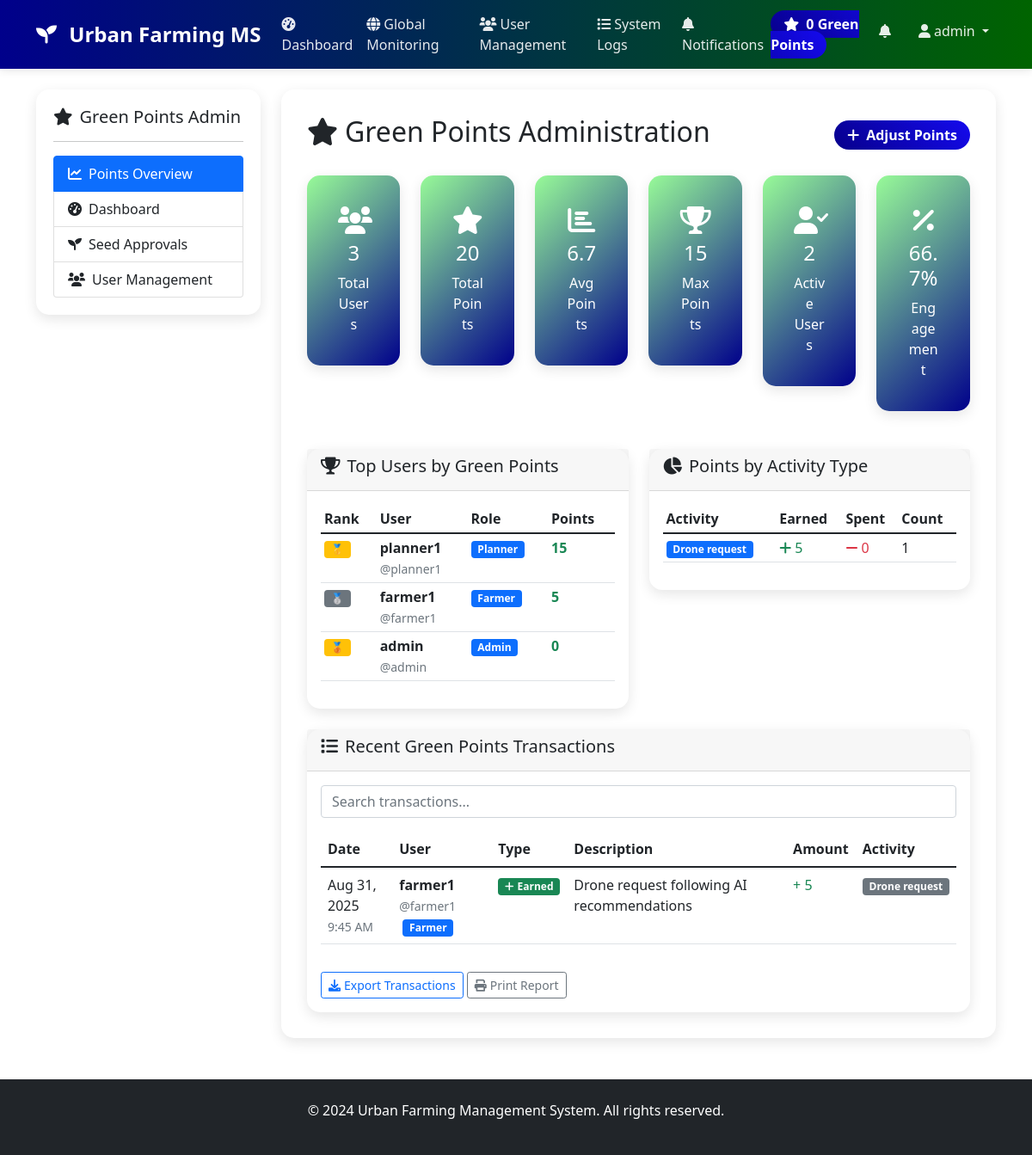
Page /admin_green_points.php (signed in) on the committed database.
### tables this page shows
CREATE TABLE `users` (
  `id` int(11) NOT NULL,
  `username` varchar(50) NOT NULL,
  `email` varchar(100) NOT NULL,
  `password_hash` varchar(255) NOT NULL,
  `role` enum('farmer','planner','admin') NOT NULL,
  `green_points` int(11) DEFAULT 0,
  `created_at` timestamp NOT NULL DEFAULT current_timestamp(),
  `updated_at` timestamp NOT NULL DEFAULT current_timestamp() ON UPDATE current_timestamp()
);

CREATE TABLE `green_points_transactions` (
  `id` int(11) NOT NULL,
  `user_id` int(11) NOT NULL,
  `transaction_type` enum('earned','spent','bonus') NOT NULL,
  `amount` int(11) NOT NULL,
  `description` text NOT NULL,
  `related_entity_type` enum('drone_request','seed_sale','iot_optimization','ai_recommendation') NOT NULL,
  `related_entity_id` int(11) DEFAULT NULL,
  `created_at` timestamp NOT NULL DEFAULT current_timestamp()
);

### admin_green_points.php (the view, shortened to what the rows shown need)
<?php
$database = new Database();
$db = $database->getConnection();
$top_users_query = "
    SELECT id, username, role, green_points, created_at
    FROM users
    ORDER BY green_points DESC
    LIMIT 10";
$top_users_stmt = $db->prepare($top_users_query);
$top_users_stmt->execute();
$top_users = $top_users_stmt->fetchAll(PDO::FETCH_ASSOC);
$recent_transactions_query = "
    SELECT gpt.*, u.username, u.role
    FROM green_points_transactions gpt
    JOIN users u ON gpt.user_id = u.id
    ORDER BY gpt.created_at DESC
    LIMIT 20";
$transactions_stmt = $db->prepare($recent_transactions_query);
$transactions_stmt->execute();
$recent_transactions = $transactions_stmt->fetchAll(PDO::FETCH_ASSOC);
$activity_breakdown_query = "
    SELECT
        related_entity_type,
        SUM(CASE WHEN transaction_type = 'earned' THEN amount ELSE 0 END) as total_earned,
        SUM(CASE WHEN transaction_type = 'spent' THEN amount ELSE 0 END) as total_spent,
        COUNT(*) as transaction_count
    FROM green_points_transactions
    GROUP BY related_entity_type
    ORDER BY total_earned DESC";
$breakdown_stmt = $db->prepare($activity_breakdown_query);
$breakdown_stmt->execute();
$activity_breakdown = $breakdown_stmt->fetchAll(PDO::FETCH_ASSOC);
include 'includes/header.php';
?>
<div class="row">
    <div class="col-md-9">
        <div class="main-content">
            <div class="d-flex justify-content-between align-items-center mb-4">
                <h2><i class="fas fa-star me-2"></i>Green Points Administration</h2>
            </div>
            <div class="row mb-4">
                <div class="col-md-6">
                    <div class="card">
                        <div class="card-body">
                            <?php if(empty($top_users)): ?>
                                <p class="text-muted">No users found.</p>
                            <?php else: ?>
                                <div class="table-responsive">
                                    <table class="table table-sm">
                                        <thead>
                                            <tr>
                                                <th>Rank</th>
                                                <th>User</th>
                                                <th>Role</th>
                                                <th>Points</th>
                                            </tr>
                                        </thead>
                                        <tbody>
                                            <?php foreach($top_users as $index => $user): ?>
                                                <tr>
                                                    <td>
                                                        <?php if($index == 0): ?>
                                                            <span class="badge bg-warning">🥇</span>
                                                        <?php elseif($index == 1): ?>
                                                            <span class="badge bg-secondary">🥈</span>
                                                        <?php elseif($index == 2): ?>
                                                            <span class="badge bg-warning">🥉</span>
                                                        <?php else: ?>
                                                            <span class="badge bg-light text-dark"><?php echo $index + 1; ?></span>
                                                        <?php endif; ?>
                                                    </td>
                                                    <td>
                                                        <strong><?php echo htmlspecialchars($user['username']); ?></strong>
                                                        <br>
                                                        <small class="text-muted">@<?php echo htmlspecialchars($user['username']); ?></small>
                                                    </td>
                                                    <td>
                                                        <span class="badge bg-primary"><?php echo ucfirst($user['role']); ?></span>
                                                    </td>
                                                    <td>
                                                        <strong class="text-success"><?php echo number_format($user['green_points']); ?></strong>
                                                    </td>
                                                </tr>
                                            <?php endforeach; ?>
                                        </tbody>
                                    </table>
                                </div>
                            <?php endif; ?>
                        </div>
                    </div>
                </div>
                <div class="col-md-6">
                    <div class="card">
                        <div class="card-body">
                            <?php if(empty($activity_breakdown)): ?>
                                <p class="text-muted">No activity data available.</p>
                            <?php else: ?>
                                <div class="table-responsive">
                                    <table class="table table-sm">
                                        <thead>
                                            <tr>
                                                <th>Activity</th>
                                                <th>Earned</th>
                                                <th>Spent</th>
                                                <th>Count</th>
                                            </tr>
                                        </thead>
                                    </table>
                                </div>
                            <?php endif; ?>
                        </div>
                    </div>
                </div>
            </div>
            <div class="card">
                <div class="card-body">
                    <?php if(empty($recent_transactions)): ?>
                        <div class="text-center py-5">
                            <i class="fas fa-star fa-3x text-muted mb-3"></i>
                            <h4>No transactions yet</h4>
                            <p class="text-muted">No green points transactions have been recorded yet.</p>
                        </div>
                    <?php else: ?>
                        <div class="table-responsive">
                            <table class="table table-hover" id="transactionsTable">
                                <thead>
                                    <tr>
                                        <th>Date</th>
                                        <th>User</th>
                                        <th>Type</th>
                                        <th>Description</th>
                                        <th>Amount</th>
                                        <th>Activity</th>
                                    </tr>
                                </thead>
                                <tbody>
                                    <?php foreach($recent_transactions as $transaction): ?>
                                        <tr>
                                            <td>
                                                <div>
                                                    <div><?php echo date('M j, Y', strtotime($transaction['created_at'])); ?></div>
                                                    <small class="text-muted"><?php echo date('g:i A', strtotime($transaction['created_at'])); ?></small>
                                                </div>
                                            </td>
                                            <td>
                                                <div>
                                                    <strong><?php echo htmlspecialchars($transaction['username']); ?></strong>
                                                    <br>
                                                    <small class="text-muted">@<?php echo htmlspecialchars($transaction['username']); ?></small>
                                                    <span class="badge bg-primary ms-1"><?php echo ucfirst($transaction['role']); ?></span>
                                                </div>
                                            </td>
                                            <td>
                                                <?php if($transaction['transaction_type'] == 'earned'): ?>
                                                    <span class="badge bg-success">
                                                        <i class="fas fa-plus me-1"></i>Earned
                                                    </span>
                                                <?php else: ?>
                                                    <span class="badge bg-danger">
                                                        <i class="fas fa-minus me-1"></i>Spent
                                                    </span>
                                                <?php endif; ?>
                                            </td>
                                            <td><?php echo htmlspecialchars($transaction['description']); ?></td>
                                            <td>
                                                <span class="<?php echo $transaction['transaction_type'] == 'earned' ? 'text-success' : 'text-danger'; ?>">
                                                    <?php echo $transaction['transaction_type'] == 'earned' ? '+' : '-'; ?>
                                                    <?php echo $transaction['amount']; ?>
                                                </span>
                                            </td>
                                            <td>
                                                <span class="badge bg-secondary">
                                                    <?php echo ucfirst(str_replace('_', ' ', $transaction['related_entity_type'])); ?>
                                                </span>
                                            </td>
                                        </tr>
                                    <?php endforeach; ?>
                                </tbody>
                            </table>
                        </div>
                    <?php endif; ?>
                </div>
            </div>
        </div>
    </div>
</div>
<?php include 'includes/footer.php'; ?>

### rows in the picture
users: username "planner1", role "Planner", green_points "15"
users: username "farmer1", role "Farmer", green_points "5"
users: username "admin", role "Admin", green_points "0"
green_points_transactions: created_at "Aug 31, 2025", created_at "9:45 AM", user.username "farmer1", user.role "Farmer", transaction_type "earned" (drawn), description "Drone request following AI recommendations", amount "5", related_entity_type "Drone request"

### other values in the picture
$_SESSION['green_points'] "0"
$_SESSION['username'] "admin"
$system_stats['total_users'] "3"
$system_stats['total_points'] "20"
$system_stats['avg_points'] "6.7"
$system_stats['max_points'] "15"
$system_stats['active_users'] "2"
str_replace('_', ' ', $activity['related_entity_type']) "Drone request"
$activity['total_earned'] "5"
$activity['total_spent'] "0"
$activity['transaction_count'] "1"
